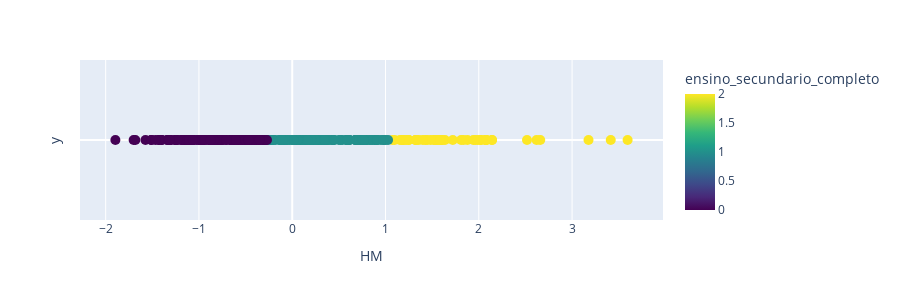

The notebook cell this image was saved under:
### Code cell
clustered_df = aplicar_kmeans(only_municipalities_df,3,nome_cluster='ensino_secundario_completo')
save_clustered_df_to_csv(clustered_df,"csv_files/", "1_Proporção da população residente com pelo menos o ensino secundário completo.csv")

### Figure 1 — Plotly figure (JSON) as saved in the notebook; plotly's stock layout.template omitted (floating-point values rounded to 4 significant figures; data arrays with more than 128 entries replaced by an {"elided": "..."} marker saying what was removed)
{"data": [{"customdata": {"elided": "308x3 mixed values"}, "hovertemplate": "valor=%{x}<br>y=%{y}<br>local=%{customdata[0]}<br>codigo=%{customdata[1]}<br>HM=%{customdata[2]}<br>ensino_secundario_completo=%{marker.color}<extra></extra>", "legendgroup": "", "marker": {"color": {"elided": "308 int values"}, "coloraxis": "coloraxis", "size": 10, "symbol": "circle"}, "mode": "markers", "name": "", "orientation": "v", "showlegend": false, "type": "scatter", "x": {"elided": "308 float values"}, "xaxis": "x", "y": {"elided": "308 int values"}, "yaxis": "y"}], "layout": {"coloraxis": {"colorbar": {"title": {"text": "ensino_secundario_completo"}}, "colorscale": [[0, "#440154"], [0.1111, "#482878"], [0.2222, "#3e4989"], [0.3333, "#31688e"], [0.4444, "#26828e"], [0.5556, "#1f9e89"], [0.6667, "#35b779"], [0.7778, "#6ece58"], [0.8889, "#b5de2b"], [1, "#fde725"]]}, "height": 300, "legend": {"tracegroupgap": 0}, "margin": {"t": 60}, "xaxis": {"anchor": "y", "domain": [0, 1], "title": {"text": "HM"}}, "yaxis": {"anchor": "x", "domain": [0, 1], "showgrid": false, "showticklabels": false, "title": {"text": "y"}}}}
